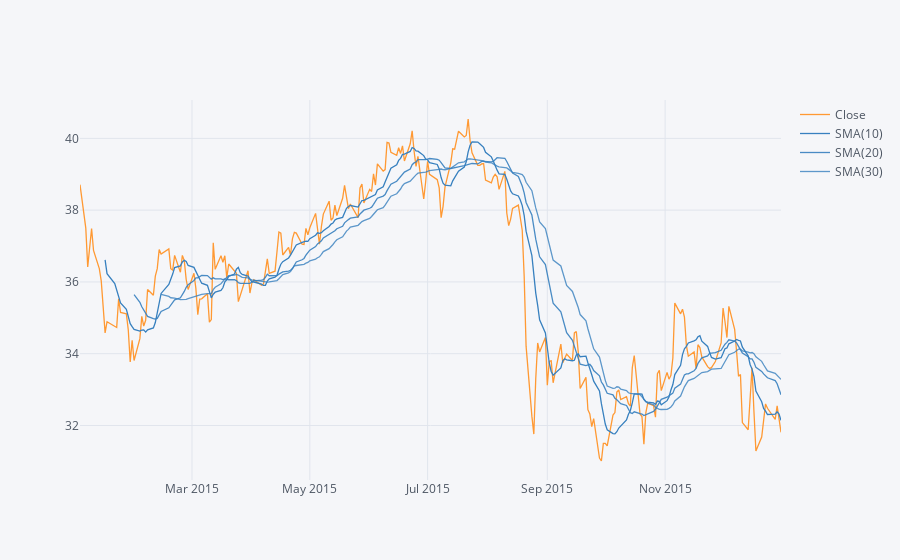

This figure's notebook cell:
### Markdown cell above
**Create a Simple Moving Averages plot of Morgan Stanley for the year 2015.**

### Code cell
df[df.index.year==2015]['MS']['Close'].ta_plot(study='sma', periods=[10,20,30])

### Figure 1 — Plotly figure (JSON) as saved in the notebook; plotly's stock layout.template omitted (floating-point values rounded to 4 significant figures; data arrays with more than 128 entries replaced by an {"elided": "..."} marker saying what was removed)
{"data": [{"line": {"color": "rgba(255, 153, 51, 1.0)", "dash": "solid", "shape": "linear", "width": 1.3}, "mode": "lines", "name": "Close", "text": "", "type": "scatter", "x": {"elided": "252 str values"}, "y": {"elided": "252 float values"}}, {"line": {"color": "rgba(55, 128, 191, 1.0)", "dash": "solid", "shape": "linear", "width": 1.3}, "mode": "lines", "name": "SMA(10)", "text": "", "type": "scatter", "x": {"elided": "252 str values"}, "y": {"elided": "252 mixed values"}}, {"line": {"color": "rgba(55, 128, 191, 0.8999999999999999)", "dash": "solid", "shape": "linear", "width": 1.3}, "mode": "lines", "name": "SMA(20)", "text": "", "type": "scatter", "x": {"elided": "252 str values"}, "y": {"elided": "252 mixed values"}}, {"line": {"color": "rgba(55, 128, 191, 0.7999999999999998)", "dash": "solid", "shape": "linear", "width": 1.3}, "mode": "lines", "name": "SMA(30)", "text": "", "type": "scatter", "x": {"elided": "252 str values"}, "y": {"elided": "252 mixed values"}}], "layout": {"legend": {"bgcolor": "#F5F6F9", "font": {"color": "#4D5663"}}, "paper_bgcolor": "#F5F6F9", "plot_bgcolor": "#F5F6F9", "title": {"font": {"color": "#4D5663"}}, "xaxis": {"gridcolor": "#E1E5ED", "showgrid": true, "tickfont": {"color": "#4D5663"}, "title": {"font": {"color": "#4D5663"}, "text": ""}, "zerolinecolor": "#E1E5ED"}, "yaxis": {"gridcolor": "#E1E5ED", "showgrid": true, "tickfont": {"color": "#4D5663"}, "title": {"font": {"color": "#4D5663"}, "text": ""}, "zerolinecolor": "#E1E5ED"}}}
